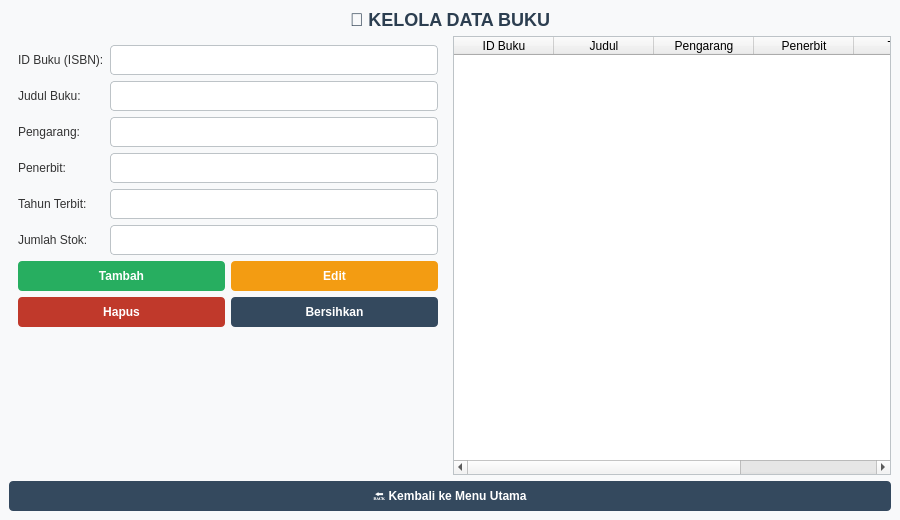
<?xml version="1.0" encoding="UTF-8"?>
<ui version="4.0">
 <class>KelolaBukuWindow</class>
 <widget class="QMainWindow" name="KelolaBukuWindow">
  <property name="geometry"><rect><x>0</x><y>0</y><width>900</width><height>520</height></rect></property>
  <property name="windowTitle"><string>Perpustakaan - Kelola Data Buku</string></property>
  <property name="styleSheet"><string notr="true">
QMainWindow { background-color: #F8F9FA; }
QLabel#lblTitle { font-size: 18px; font-weight: bold; color: #2C3E50; }
QLabel { font-size: 12px; color: #333; }
QLineEdit, QComboBox, QDateEdit, QSpinBox {
    padding: 6px; border: 1px solid #BDC3C7; border-radius: 4px; background-color: white;
}
QLineEdit:focus, QComboBox:focus, QDateEdit:focus, QSpinBox:focus { border: 1px solid #3498DB; }
QLineEdit:read-only { background-color: #ECF0F1; }
QPushButton { background-color: #34495E; color: white; border: none; border-radius: 4px; padding: 8px 15px; font-weight: bold; }
QPushButton:hover { background-color: #415B76; }
QTableWidget { background-color: white; border: 1px solid #BDC3C7; gridline-color: #ECF0F1; }
QPushButton#btnTambah { background-color: #27AE60; }
QPushButton#btnTambah:hover { background-color: #2ECC71; }
QPushButton#btnEdit { background-color: #F39C12; }
QPushButton#btnEdit:hover { background-color: #F1C40F; }
QPushButton#btnHapus { background-color: #C0392B; }
QPushButton#btnHapus:hover { background-color: #E74C3C; }
</string></property>
  <widget class="QWidget" name="centralwidget"><layout class="QVBoxLayout" name="verticalLayoutRoot"><item><widget class="QLabel" name="lblTitle"><property name="text"><string>📖 KELOLA DATA BUKU</string></property><property name="alignment"><set>Qt::AlignCenter</set></property></widget></item><item><layout class="QHBoxLayout" name="horizontalLayoutMain"><item><widget class="QFrame" name="frameInput"><property name="frameShape"><enum>QFrame::NoFrame</enum></property><layout class="QVBoxLayout" name="verticalLayoutInput"><item><layout class="QGridLayout" name="gridLayoutForm"><item row="0" column="0"><widget class="QLabel" name="lblIdBuku"><property name="text"><string>ID Buku (ISBN):</string></property></widget></item><item row="0" column="1"><widget class="QLineEdit" name="txtIdBuku"></widget></item><item row="1" column="0"><widget class="QLabel" name="lblJudul"><property name="text"><string>Judul Buku:</string></property></widget></item><item row="1" column="1"><widget class="QLineEdit" name="txtJudul"></widget></item><item row="2" column="0"><widget class="QLabel" name="lblPengarang"><property name="text"><string>Pengarang:</string></property></widget></item><item row="2" column="1"><widget class="QLineEdit" name="txtPengarang"></widget></item><item row="3" column="0"><widget class="QLabel" name="lblPenerbit"><property name="text"><string>Penerbit:</string></property></widget></item><item row="3" column="1"><widget class="QLineEdit" name="txtPenerbit"></widget></item><item row="4" column="0"><widget class="QLabel" name="lblTahun"><property name="text"><string>Tahun Terbit:</string></property></widget></item><item row="4" column="1"><widget class="QLineEdit" name="txtTahun"></widget></item><item row="5" column="0"><widget class="QLabel" name="lblStok"><property name="text"><string>Jumlah Stok:</string></property></widget></item><item row="5" column="1"><widget class="QLineEdit" name="txtStok"></widget></item></layout></item><item><layout class="QGridLayout" name="gridLayoutButtons"><item row="0" column="0"><widget class="QPushButton" name="btnTambah"><property name="text"><string>Tambah</string></property></widget></item><item row="0" column="1"><widget class="QPushButton" name="btnEdit"><property name="text"><string>Edit</string></property></widget></item><item row="1" column="0"><widget class="QPushButton" name="btnHapus"><property name="text"><string>Hapus</string></property></widget></item><item row="1" column="1"><widget class="QPushButton" name="btnBersihkan"><property name="text"><string>Bersihkan</string></property></widget></item></layout></item><item><spacer name="verticalSpacer_Form"><property name="orientation"><enum>Qt::Vertical</enum></property><property name="sizeHint" stdset="0"><size><width>20</width><height>40</height></size></property></spacer></item></layout></widget></item><item><layout class="QVBoxLayout" name="verticalLayoutTable"><item><widget class="QTableWidget" name="tableBuku"><property name="editTriggers"><set>QAbstractItemView::NoEditTriggers</set></property><property name="selectionBehavior"><enum>QAbstractItemView::SelectRows</enum></property><property name="selectionMode"><enum>QAbstractItemView::SingleSelection</enum></property><column><property name="text"><string>ID Buku</string></property></column><column><property name="text"><string>Judul</string></property></column><column><property name="text"><string>Pengarang</string></property></column><column><property name="text"><string>Penerbit</string></property></column><column><property name="text"><string>Tahun</string></property></column><column><property name="text"><string>Stok</string></property></column></widget></item></layout></item></layout></item><item><widget class="QPushButton" name="btnKembali"><property name="text"><string>🔙 Kembali ke Menu Utama</string></property></widget></item></layout></widget>
 </widget>
 <resources/>
 <connections/>
</ui>
